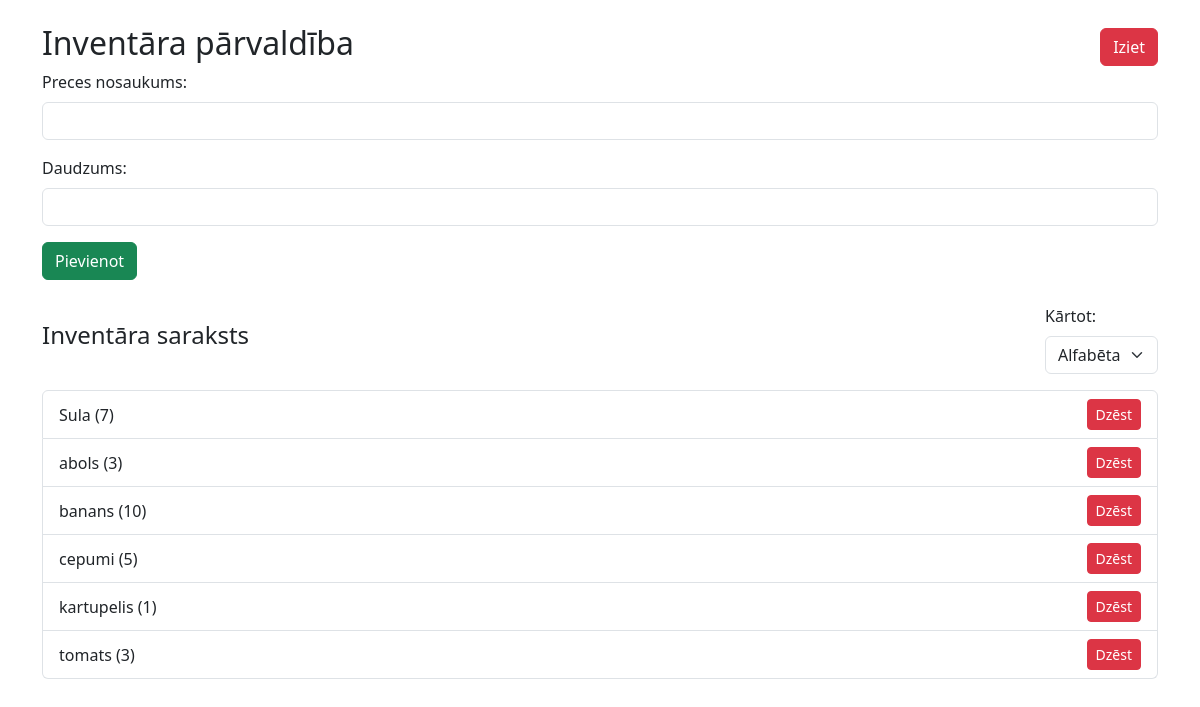
The page /dashboard (signed in) on the database as committed earlier.
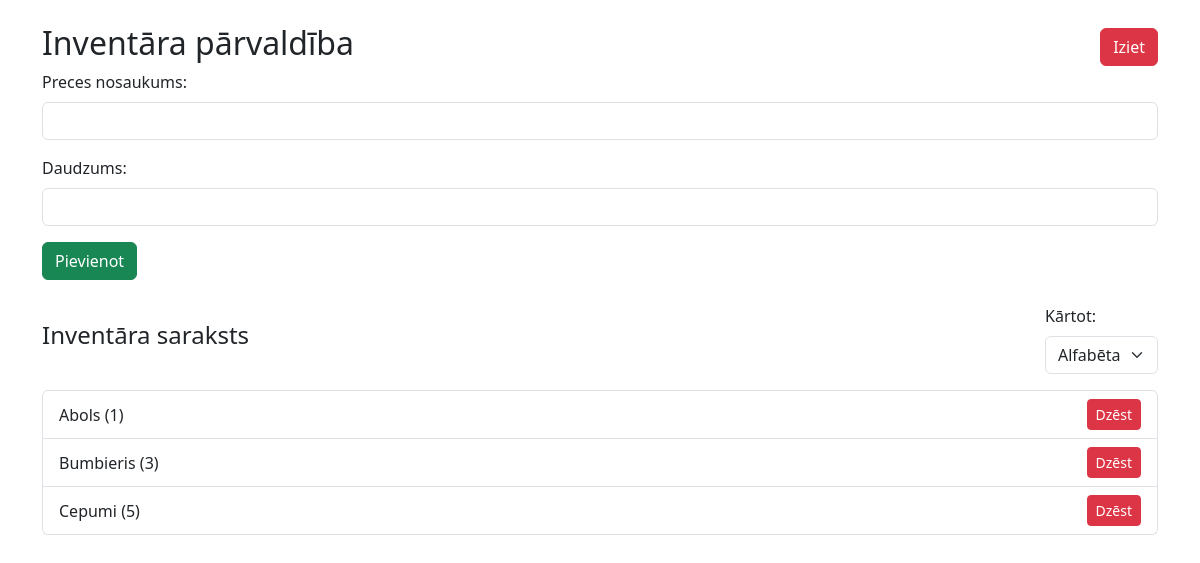
The same page on the database as committed later.
### tables this page shows
CREATE TABLE inventory (
            id INTEGER PRIMARY KEY AUTOINCREMENT,
            name TEXT NOT NULL,
            quantity INTEGER NOT NULL
        );

### app.py (the view)
@app.route('/dashboard')
def dashboard():
    if 'user_id' not in session:
        flash("Jums jāpieslēdzas!", "warning")
        return redirect(url_for('login'))
    sort_option = request.args.get('sort', 'alphabet')
    conn = get_db_connection()
    if sort_option == 'asc':
        items = conn.execute("SELECT * FROM inventory ORDER BY quantity ASC").fetchall()
    elif sort_option == 'desc':
        items = conn.execute("SELECT * FROM inventory ORDER BY quantity DESC").fetchall()
    else:
        items = conn.execute("SELECT * FROM inventory ORDER BY name ASC").fetchall()
    conn.close()
    return render_template('dashboard.html', items=items)

### app.py (called while the page is built)
def get_db_connection():
    conn = sqlite3.connect('database.db')
    conn.row_factory = sqlite3.Row
    return conn

### templates/dashboard.html (shortened to what this page needs)
<!DOCTYPE html>
<html lang="lv">
<head>
    <link rel="stylesheet" href="https://cdn.jsdelivr.net/npm/bootstrap@5.3.0/dist/css/bootstrap.min.css">
</head>
<body class="container mt-4">
    <div class="d-flex justify-content-between align-items-center">
        <h2>Inventāra pārvaldība</h2>
        <a href="{{ url_for('logout') }}" class="btn btn-danger">Iziet</a>
    </div>
    <form action="{{ url_for('add_item') }}?sort={{ request.args.get('sort', 'alphabet') }}" method="POST" class="mb-4" id="inventory-form">
        <div class="mb-3">
            <label for="name" class="form-label">Preces nosaukums:</label>
            <input type="text" class="form-control" id="name" name="name" required autocomplete="off">
        </div>
        <div class="mb-3">
            <label for="quantity" class="form-label">Daudzums:</label>
            <input type="number" class="form-control" name="quantity" required>
        </div>
        <button type="submit" class="btn btn-success">Pievienot</button>
    </form>
    <div class="d-flex justify-content-between align-items-center mb-3">
        <h4>Inventāra saraksts</h4>
        <div>
            <label for="sort" class="form-label me-2">Kārtot:</label>
            <select id="sort" class="form-select" onchange="window.location.href=this.value;">
                <option value="{{ url_for('dashboard', sort='alphabet') }}" {% if request.args.get('sort') == 'alphabet' %} selected {% endif %}>Alfabēta</option>
            </select>
        </div>
    </div>
    <ul class="list-group">
        {% for item in items %}
            <li class="list-group-item d-flex justify-content-between align-items-center">
                {{ item.name }} ({{ item.quantity }})
                <a href="{{ url_for('delete_item', item_id=item.id) }}" class="btn btn-danger btn-sm">Dzēst</a>
            </li>
        {% endfor %}
    </ul>
</body>
</html>

Rows that differ between the two databases and show on the page:
removed inventory: name "Sula", quantity "7"
removed inventory: name "abols", quantity "3"
removed inventory: name "banans", quantity "10"
removed inventory: name "cepumi", quantity "5"
removed inventory: name "kartupelis", quantity "1"
removed inventory: name "tomats", quantity "3"
added inventory: name "Abols", quantity "1"
added inventory: name "Bumbieris", quantity "3"
added inventory: name "Cepumi", quantity "5"
